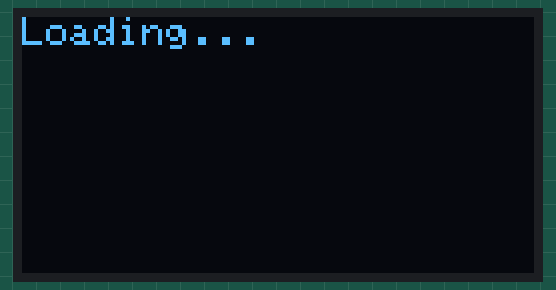
This sketch was run on a simulated ESP8266 (NodeMCU). On the bench: 128×64 one-colour display. Random numbers use the default seed unless the sketch sets one; what the sketch prints to the serial monitor is not drawn.

Above: at 0.1 s.
At 1.23 s:
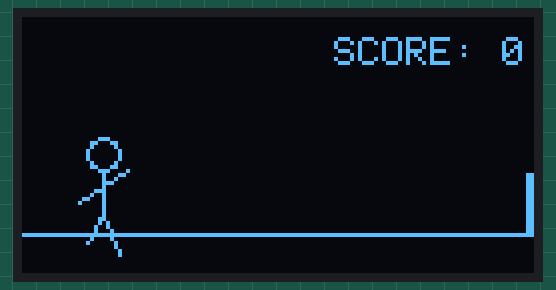
At 7.52 s:
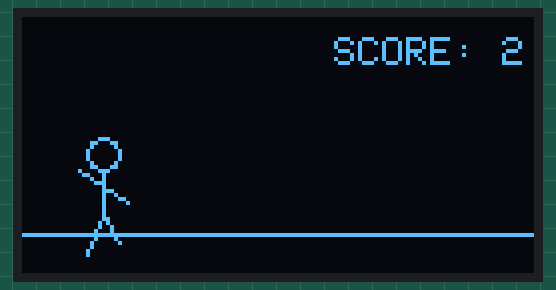
At 13.37 s:
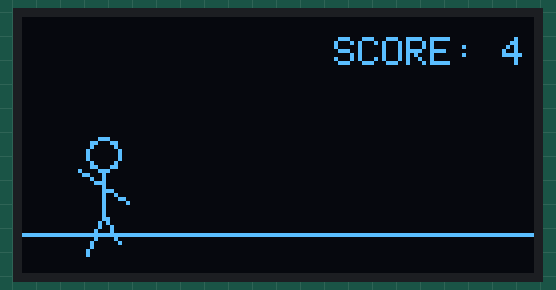
At 19.94 s:
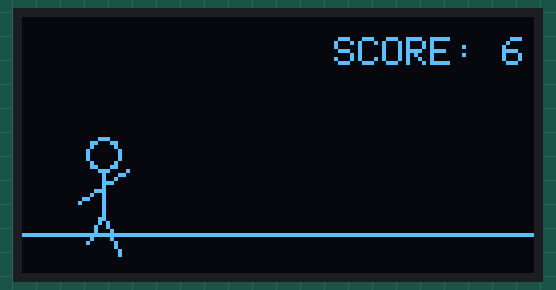
At 37.91 s:
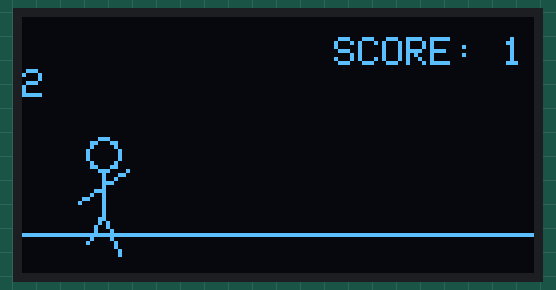

The sketch:

Automatic_stickman_jump.ino
```cpp
// Automatic playing stickman
#include <Wire.h>
#include <Adafruit_GFX.h>
#include <Adafruit_SSD1306.h>

#define SCREEN_WIDTH 128 // OLED display width, in pixels
#define SCREEN_HEIGHT 64 // OLED display height, in pixels

// Declaration for an SSD1306 display connected to I2C (SDA, SCL pins)
Adafruit_SSD1306 display(SCREEN_WIDTH, SCREEN_HEIGHT, &Wire, -1); // -1 if no reset pin

// I²C pin setup for NodeMCU/ESP8266 (common assignments)
#define SDA_PIN D2 // GPIO4
#define SCL_PIN D1 // GPIO5

// --- Game State Variables ---
int stickFigureX = 20;     // Initial X position of the stick figure
int stickFigureY = 0;      // Y position relative to the ground (0 means on ground)
int groundLevel = SCREEN_HEIGHT - 10; // Y coordinate of the ground line

float velocityY = 0;       // Vertical velocity for jumping
bool isJumping = false;    // True if the stick figure is currently jumping

int runFrame = 0;          // Used to cycle through running animation frames (0 or 1)
unsigned long lastAnimationUpdateTime = 0; // To control animation speed
const unsigned long ANIMATION_FRAME_DELAY = 100; // Milliseconds per animation frame

int obstacleX = SCREEN_WIDTH; // X position of the obstacle
int obstacleWidth = 10;
int obstacleHeight = 15;
const int OBSTACLE_SPEED = 2; // Pixels per frame the obstacle moves

long score = 0;             // Player score
bool gameOver = false;      // Game over state

// --- Function Prototypes ---
void drawStickFigure(int x, int y, int frame, bool jumping);
void drawGround();
void drawObstacle();
void drawScore();
void handleJumpLogic();
void handleObstacleLogic();
void resetGame();

void setup() {
  // Initialize Serial communication for debugging
  Serial.begin(115200);
  Serial.println("Starting Stick Figure Runner...");

  // Initialize I2C communication
  Wire.begin(SDA_PIN, SCL_PIN);

  // Initialize OLED display
  if(!display.begin(SSD1306_SWITCHCAPVCC, 0x3C)) {
    Serial.println(F("SSD1306 allocation failed"));
    for(;;); // Don't proceed, loop forever
  }
  Serial.println("OLED display initialized.");

  // Clear display and show initial message (optional)
  display.clearDisplay();
  display.setTextSize(1);
  display.setTextColor(WHITE);
  display.setCursor(0,0);
  display.println("Loading...");
  display.display();
  delay(1000); // Give user time to see it

  resetGame(); // Set initial game state
  Serial.println("Game reset.");
}

void loop() {
  if (!gameOver) {
    // --- Update Game State ---
    handleJumpLogic();
    handleObstacleLogic();

    // Update running animation frame
    if (millis() - lastAnimationUpdateTime > ANIMATION_FRAME_DELAY) {
      if (!isJumping) { // Only animate running when not jumping
        runFrame = 1 - runFrame; // Toggle between 0 and 1
      }
      lastAnimationUpdateTime = millis();
    }

    // --- Drawing ---
    display.clearDisplay(); // Clear entire screen

    drawGround();
    drawObstacle();
    drawStickFigure(stickFigureX, groundLevel - stickFigureY, runFrame, isJumping);
    drawScore();

    display.display(); // Show updated buffer on screen

    // --- Debugging Output (Optional: Comment out for performance once working) ---
    // Serial.print("SF_Y: "); Serial.print(stickFigureY);
    // Serial.print(", VelY: "); Serial.print(velocityY);
    // Serial.print(", isJumping: "); Serial.print(isJumping ? "TRUE" : "FALSE");
    // Serial.print(", Obst_X: "); Serial.print(obstacleX);
    // Serial.print(", Obst_H: "); Serial.print(obstacleHeight);
    // Serial.print(", Score: "); Serial.println(score);

  } else {
    // Game Over screen
    display.clearDisplay();
    display.setTextSize(2);
    display.setTextColor(WHITE);
    display.setCursor(20, 15);
    display.println("GAME OVER");
    display.setTextSize(1);
    display.setCursor(30, 40);
    display.print("Score: ");
    display.println(score);
    display.display();

    // You might want to add a button press to reset the game here
    // For now, it just stays on the game over screen.
    // delay(3000); // Optional: stay on game over screen for a few seconds
    // resetGame(); // Optional: automatically restart after a delay
  }
}

// --- Drawing Functions ---
void drawStickFigure(int x, int y, int frame, bool jumping) {
  // y is the base of the stick figure (feet level)
  // frame for running animation: 0 or 1

  // Head
  display.drawCircle(x, y - 20, 4, WHITE);

  // Body
  display.drawLine(x, y - 16, x, y - 5, WHITE); // Body

  if (jumping) {
    // Jump pose arms (upwards)
    display.drawLine(x, y - 12, x - 5, y - 18, WHITE); // Left arm
    display.drawLine(x, y - 12, x + 5, y - 18, WHITE); // Right arm
    // Jump pose legs (bent)
    display.drawLine(x, y - 5, x - 3, y + 2, WHITE); // Left leg (bent)
    display.drawLine(x, y - 5, x + 3, y + 2, WHITE); // Right leg (bent)
  } else {
    // Running pose arms
    if (frame == 0) { // Arm back, other forward
      display.drawLine(x, y - 12, x - 6, y - 8, WHITE);  // Left arm (back)
      display.drawLine(x, y - 12, x + 6, y - 16, WHITE); // Right arm (forward)
    } else { // Opposite arm positions
      display.drawLine(x, y - 12, x - 6, y - 16, WHITE); // Left arm (forward)
      display.drawLine(x, y - 12, x + 6, y - 8, WHITE);  // Right arm (back)
    }
    // Running pose legs
    if (frame == 0) { // One leg forward, other back
      display.drawLine(x, y - 5, x - 4, y + 2, WHITE); // Left leg (back)
      display.drawLine(x, y - 5, x + 4, y + 5, WHITE); // Right leg (forward)
    } else { // Opposite leg positions
      display.drawLine(x, y - 5, x - 4, y + 5, WHITE); // Left leg (forward)
      display.drawLine(x, y - 5, x + 4, y + 2, WHITE); // Right leg (back)
    }
  }
}

void drawGround() {
  display.drawLine(0, groundLevel, SCREEN_WIDTH - 1, groundLevel, WHITE);
}

void drawObstacle() {
  display.fillRect(obstacleX, groundLevel - obstacleHeight, obstacleWidth, obstacleHeight, WHITE);
}

void drawScore() {
  display.setTextSize(1);      // Normal 1:1 pixel scale
  display.setTextColor(WHITE); // Draw white text
  display.setCursor(SCREEN_WIDTH - 50, 5); // Set cursor position
  display.print("SCORE: ");
  display.println(score);
}

// --- Game Logic Functions ---
void handleJumpLogic() {
  const float JUMP_VELOCITY = 4.5; // Initial upward velocity
  const float GRAVITY = 0.2;       // Downward acceleration

  if (isJumping) {
    stickFigureY += velocityY; // Apply current vertical velocity
    velocityY -= GRAVITY;      // Apply gravity (reduce upward velocity, then increase downward)

    // Land on ground
    if (stickFigureY <= 0) {
      stickFigureY = 0;       // Ensure it's exactly on the ground
      velocityY = 0;          // Stop vertical movement
      isJumping = false;      // Not jumping anymore
    }
  } else {
    // Auto-jump condition (tuned for better responsiveness)
    // Trigger jump if:
    // 1. Stick figure is on the ground (stickFigureY == 0)
    // 2. Obstacle's left edge is between stickFigureX - 10 (slightly past figure)
    //    and stickFigureX + 25 (well ahead of figure)
    // This provides a wider window for the jump to trigger.
    if (stickFigureY == 0 &&
        obstacleX < (stickFigureX + 25) && // Obstacle is approaching from the right, not too close yet
        obstacleX > (stickFigureX - 10)) { // Obstacle hasn't completely passed the figure
        isJumping = true;
        velocityY = JUMP_VELOCITY;
        // Serial.println("AUTO JUMP TRIGGERED!"); // Debugging
    }
  }
}

void handleObstacleLogic() {
  obstacleX -= OBSTACLE_SPEED; // Move obstacle to the left

  // If obstacle goes off screen, reset it and increase score
  if (obstacleX + obstacleWidth < 0) {
    obstacleX = SCREEN_WIDTH + random(50, 150); // New obstacle position, random gap
    obstacleHeight = random(10, 25); // Randomize obstacle height a bit
    score++; // Increment score for passing an obstacle
    // Serial.print("Obstacle cleared! New score: "); Serial.println(score); // Debugging
  }

  // Collision detection:
  // Check if stick figure is horizontally overlapping with obstacle
  // stickFigureX is center, so width is ~10 pixels (x-5 to x+5)
  bool horizontalOverlap = (stickFigureX + 5 > obstacleX) && (stickFigureX - 5 < obstacleX + obstacleWidth);
  // Check if stick figure is vertically overlapping (i.e., not high enough to clear it)
  // stickFigureY is height *above* ground. If stickFigureY is LESS THAN obstacleHeight, there's overlap.
  bool verticalOverlap = (stickFigureY < obstacleHeight);

  if (horizontalOverlap && verticalOverlap) {
    if (!gameOver) { // Only print "Collision!" once per game over
      Serial.println("COLLISION DETECTED! Game Over.");
    }
    gameOver = true; // Collision detected!
  }
}

void resetGame() {
  stickFigureX = 20;
  stickFigureY = 0;
  velocityY = 0;
  isJumping = false;
  runFrame = 0;
  obstacleX = SCREEN_WIDTH;
  obstacleWidth = 10;
  obstacleHeight = 15;
  score = 0;
  gameOver = false;
  lastAnimationUpdateTime = millis(); // Reset timer
  randomSeed(analogRead(0)); // Good practice for random numbers
}
```
